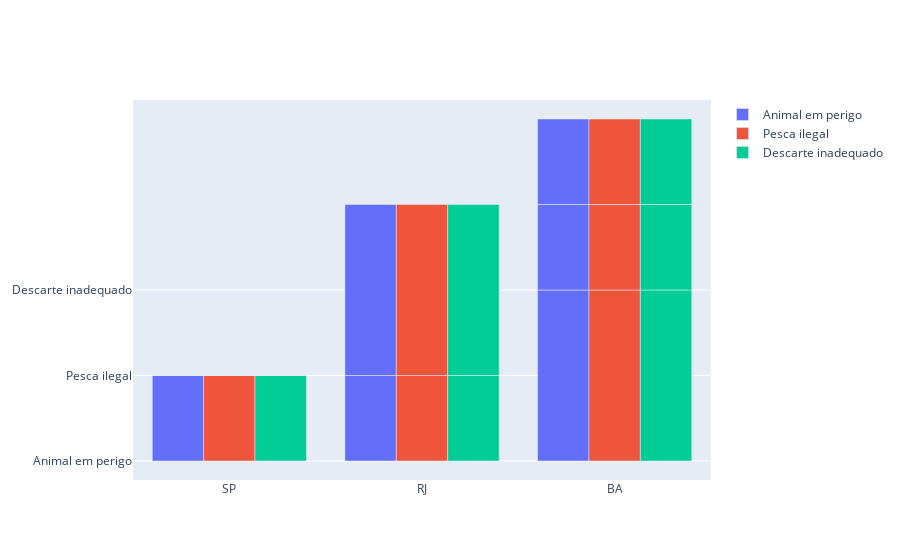

The notebook cell this image was saved under:
### Code cell
# https://barcelonageeks.com/como-agrupar-graficos-de-barras-en-python-plotly/

import plotly.graph_objects as po

display(chamados_df)
  
estados_plot = po.Figure(data=[px.Bar(name = 'Animal em perigo', x = chamados_df['estado'], y = chamados_df['tipo']),
                               px.Bar(name = 'Pesca ilegal', x = chamados_df['estado'], y = chamados_df['tipo']),
                               px.Bar(name = 'Descarte inadequado', x = chamados_df['estado'], y = chamados_df['tipo'])])
                   
estados_plot.show()

### Figure 1 — Plotly figure (JSON) as saved in the notebook; plotly's stock layout.template omitted (floating-point values rounded to 4 significant figures)
{"data": [{"name": "Animal em perigo", "type": "bar", "x": ["SP", "RJ", "BA", "SP", "BA", "RJ", "SP", "SP", "BA", "BA"], "y": ["Animal em perigo", "Pesca ilegal", "Descarte inadequado", "Pesca ilegal", "Pesca ilegal", "Descarte inadequado", "Animal em perigo", "Animal em perigo", "Animal em perigo", "Pesca ilegal"]}, {"name": "Pesca ilegal", "type": "bar", "x": ["SP", "RJ", "BA", "SP", "BA", "RJ", "SP", "SP", "BA", "BA"], "y": ["Animal em perigo", "Pesca ilegal", "Descarte inadequado", "Pesca ilegal", "Pesca ilegal", "Descarte inadequado", "Animal em perigo", "Animal em perigo", "Animal em perigo", "Pesca ilegal"]}, {"name": "Descarte inadequado", "type": "bar", "x": ["SP", "RJ", "BA", "SP", "BA", "RJ", "SP", "SP", "BA", "BA"], "y": ["Animal em perigo", "Pesca ilegal", "Descarte inadequado", "Pesca ilegal", "Pesca ilegal", "Descarte inadequado", "Animal em perigo", "Animal em perigo", "Animal em perigo", "Pesca ilegal"]}], "layout": {}}
